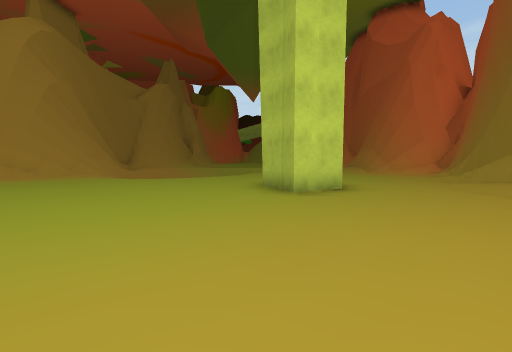
view 1 (above)

13 first-person views from a walk through a scene from a Unity 3-D project. The camera is 1.4 m above the floor, tilts 4° down and sees 85° across. The floor is counted in squares, 2 m on a side. Each view is taken from the middle of a square. On the plan, view 1 faces up. The plan holds only what a view shows up to about 9 squares ahead; the rest is blank. The place goes on beyond the plan. The player is left out.

view 2
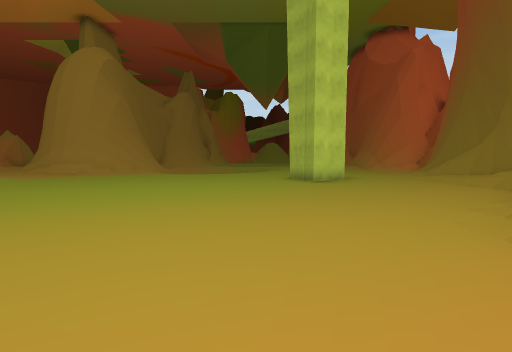

view 3
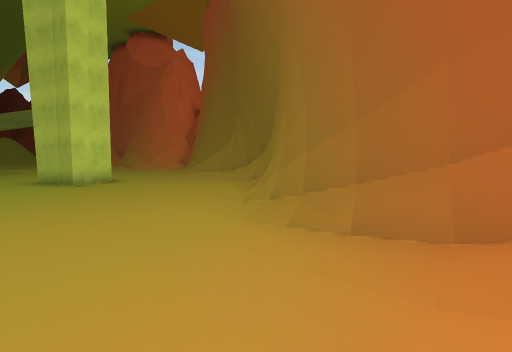

view 4
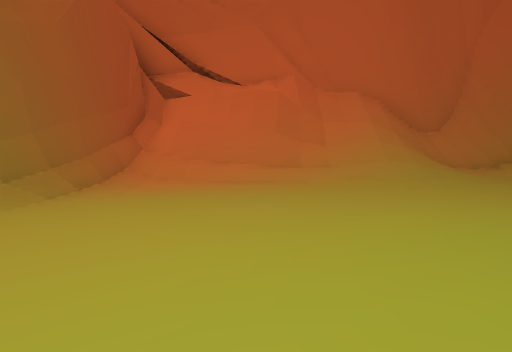

view 5
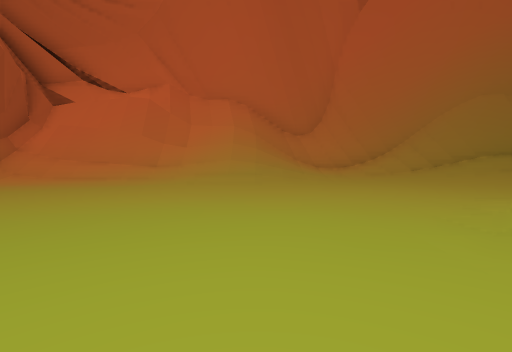

view 6
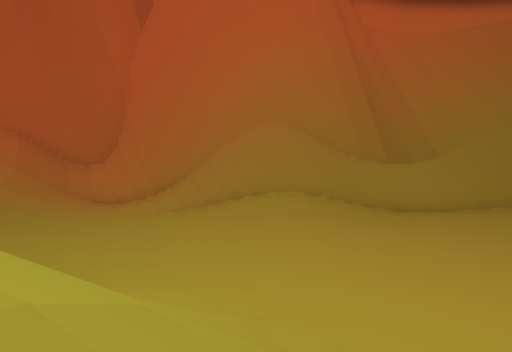

view 7
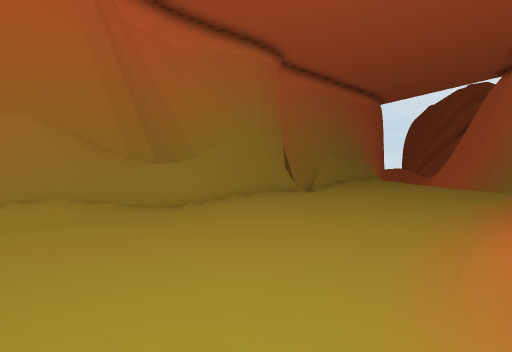

view 8
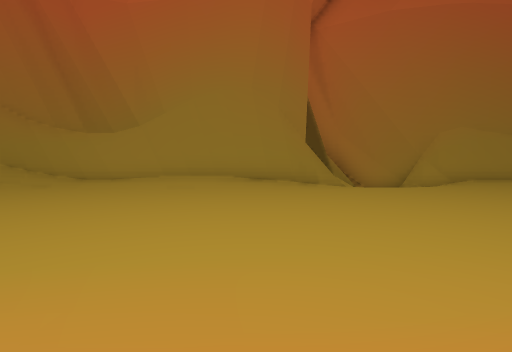

view 9
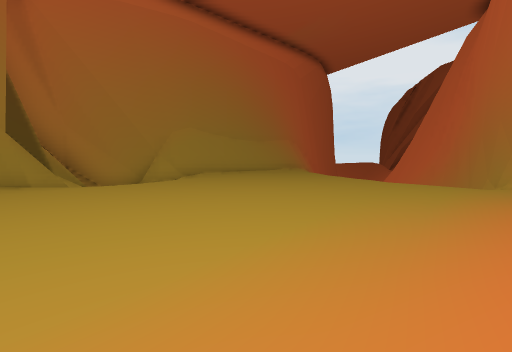

view 10
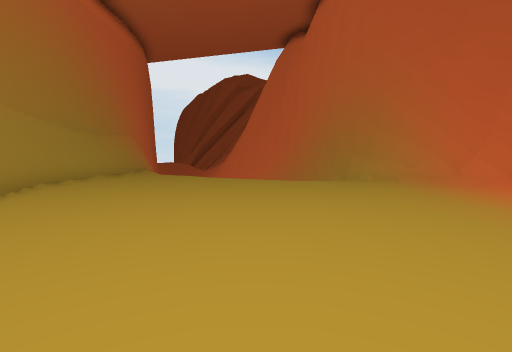

view 11
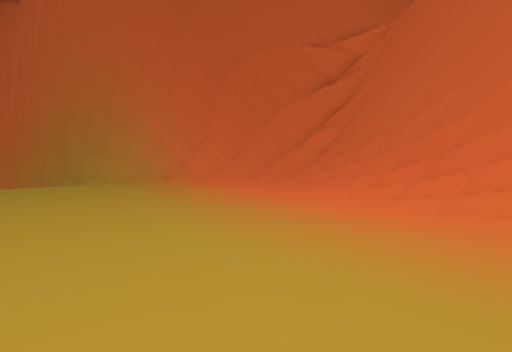

view 12
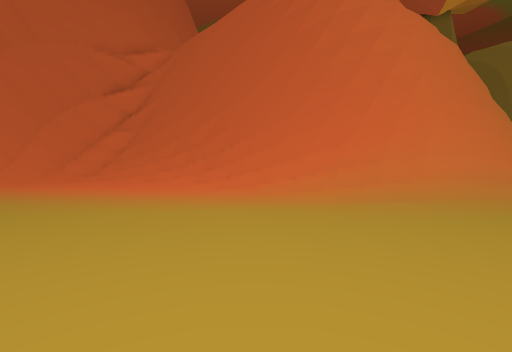

view 13
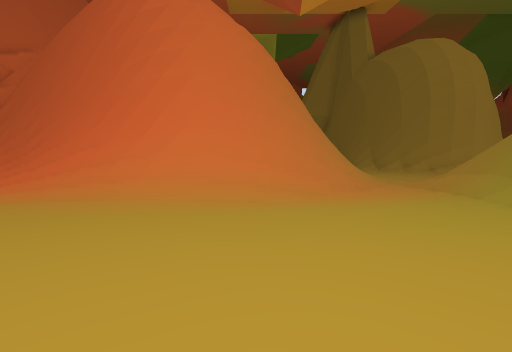

### Floor plan
Key: @ floor where view 1 was taken; # wall or solid block; . main floor; : floor 0.25 m higher than the main floor; - floor 0.25 m lower than the main floor; + floor 0.5 m higher than the main floor; * floor 1.25 m higher than the main floor; / step, stairs or slope.
Columns run from 33 left of view 1 to 7 right of it. Each row starts with its distance up from view 1.
  9                           ........  .../#
  8     ###                   ........  ...##
  7    ##/###          ..      .......#.../#
  6   ##/.//###      #/..    .........#.../#
  5   #/..../###    ##/.     ............./#
  4  ##/.....:/######/.//    :............/#
  3 ##/........//////..//     ............*#
  2 #/.................///   ............/##
  1   .................://  /.........../##
  0   ...................///.........@./##
 -1  -.................................##
 -2  ................................./#
 -3  .................::::.....:+:...:/#
 -4  ................:///+:..:////////##
 -5  ....../-/#############/////###   #
 -6  ######/###           #######
 -7       ####

Where each view was taken, in squares from view 1:
view 1: 0 up, 0 right, facing up
view 2: 3 down, 1 left, facing up
view 3: 3 down, 1 left, facing up-right
view 4: 3 up, 2 left, facing down
view 5: 4 up, 6 left, facing down
view 6: 3 up, 13 left, facing down
view 7: 3 up, 13 left, facing down-left
view 8: 3 up, 22 left, facing down
view 9: 3 up, 23 left, facing down-left
view 10: 1 down, 23 left, facing left
view 11: 0 up, 23 left, facing up-left
view 12: 2 down, 23 left, facing up
view 13: 2 down, 18 left, facing up
